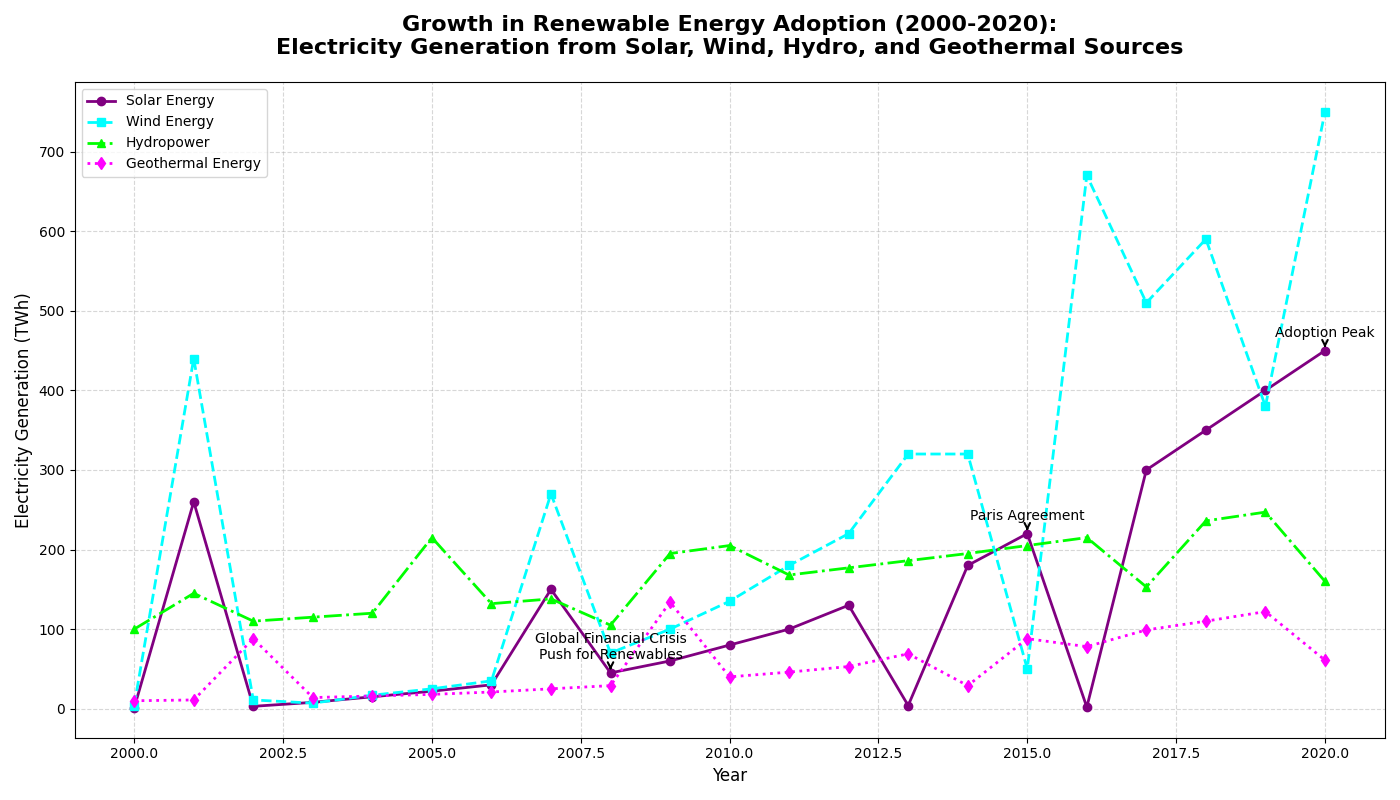

The script that drew this image:
import matplotlib.pyplot as plt
import numpy as np

# Define years from 2000 to 2020
years = np.arange(2000, 2021)

# Shuffled artificial data representing electricity generation in TWh
solar_energy =    np.array([1, 260, 3, 8, 15, 22, 30, 150, 45, 60, 80, 100, 130, 4, 180, 220, 2, 300, 350, 400, 450])
wind_energy =     np.array([4, 440, 11, 7, 17, 25, 35, 270, 70, 100, 135, 180, 220, 320, 320, 50, 670, 510, 590, 380, 750])
hydropower =      np.array([100, 145, 110, 115, 120, 215, 132, 138, 105, 195, 205, 168, 177, 186, 195, 205, 215, 153, 236, 247, 160])
geothermal_energy = np.array([10, 11, 88, 14, 16, 18, 21, 25, 29, 134, 40, 46, 53, 69, 29, 88, 78, 99, 110, 122, 61])

# Create the figure and axis
fig, ax = plt.subplots(figsize=(14, 8))

# Plotting each energy source with new colors
ax.plot(years, solar_energy, label='Solar Energy', color='purple', linestyle='-', marker='o', linewidth=2)
ax.plot(years, wind_energy, label='Wind Energy', color='cyan', linestyle='--', marker='s', linewidth=2)
ax.plot(years, hydropower, label='Hydropower', color='lime', linestyle='-.', marker='^', linewidth=2)
ax.plot(years, geothermal_energy, label='Geothermal Energy', color='magenta', linestyle=':', marker='d', linewidth=2)

# Titles and labels
ax.set_title("Growth in Renewable Energy Adoption (2000-2020):\nElectricity Generation from Solar, Wind, Hydro, and Geothermal Sources", fontsize=16, weight='bold', pad=20)
ax.set_xlabel("Year", fontsize=12)
ax.set_ylabel("Electricity Generation (TWh)", fontsize=12)

# Add grid lines
ax.grid(True, linestyle='--', alpha=0.5)

# Annotating key years with significant growth in solar energy
significant_years = {
    2008: 'Global Financial Crisis\nPush for Renewables',
    2015: 'Paris Agreement',
    2020: 'Adoption Peak'
}

for year, event in significant_years.items():
    plt.annotate(event, (year, solar_energy[year-2000]), textcoords="offset points", xytext=(0,10), ha='center', fontsize=10, arrowprops=dict(facecolor='black', arrowstyle='->', linewidth=1.5))

# Adding a legend
ax.legend(loc='upper left', fontsize=10)

# Automatically adjust layout
plt.tight_layout()

# Display the plot
plt.show()
